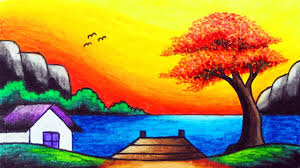
#> input picture Picture3.png, 300 x 168 px, found by its file name
$ python 'Convert_Img_show_outline_Canny function.py'
#> lines starting #> are read from the running program, lines starting #| are printed output that depends on the picture
import cv2

# Step 1: Read the image
img = cv2.imread('picture3.png')
#> img is the input picture: shape (168, 300, 3); mean B, G, R 71.6, 138.7, 162.3

# Step 2: Check if image is loaded
if img is None:
    print("❌ Error: Image not found!")
else:
    # Step 3: Convert to grayscale
    gray = cv2.cvtColor(img, cv2.COLOR_BGR2GRAY)
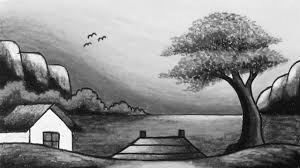
#> gray: shape (168, 300); min 2, max 255, mean 138.1

    # Step 4: Apply Canny Edge Detection
    edges = cv2.Canny(gray, threshold1=100, threshold2=200)
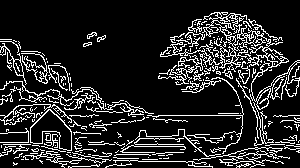
#> edges: shape (168, 300); 15.2% white in thin lines or dots

    # Step 5: Display the result
    cv2.imshow('Original Image', img)
    cv2.imshow('Canny Edge Detection', edges)

    cv2.waitKey(0)
    cv2.destroyAllWindows()

$ run again, with Picture1.png copied over Picture3.png
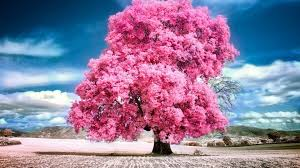
#> input picture Picture1.png, 300 x 168 px, found by its file name
#> img is the input picture: shape (168, 300, 3); mean B, G, R 157.6, 126.4, 143.9
#> `gray = cv2.cvtColor(img, cv2.COLOR_BGR2GRAY)`:
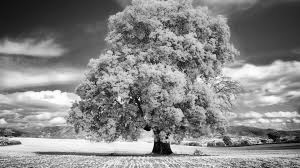
#> gray: shape (168, 300); min 1, max 255, mean 135.2
#> `edges = cv2.Canny(gray, threshold1=100, threshold2=200)`:
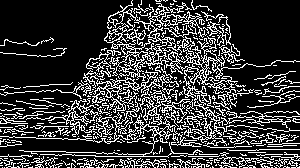
#> edges: shape (168, 300); 22.7% white in thin lines or dots

$ run again, with Picture2.png copied over Picture3.png
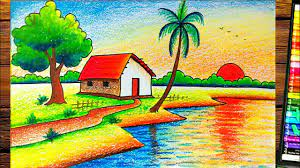
#> input picture Picture2.png, 300 x 168 px, found by its file name
#> img is the input picture: shape (168, 300, 3); mean B, G, R 95.4, 162.1, 160.7
#> `gray = cv2.cvtColor(img, cv2.COLOR_BGR2GRAY)`:
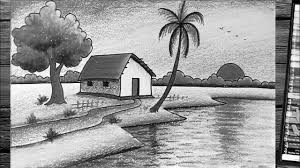
#> gray: shape (168, 300); min 1, max 255, mean 154.1
#> `edges = cv2.Canny(gray, threshold1=100, threshold2=200)`:
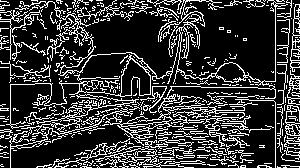
#> edges: shape (168, 300); 21.7% white in thin lines or dots
